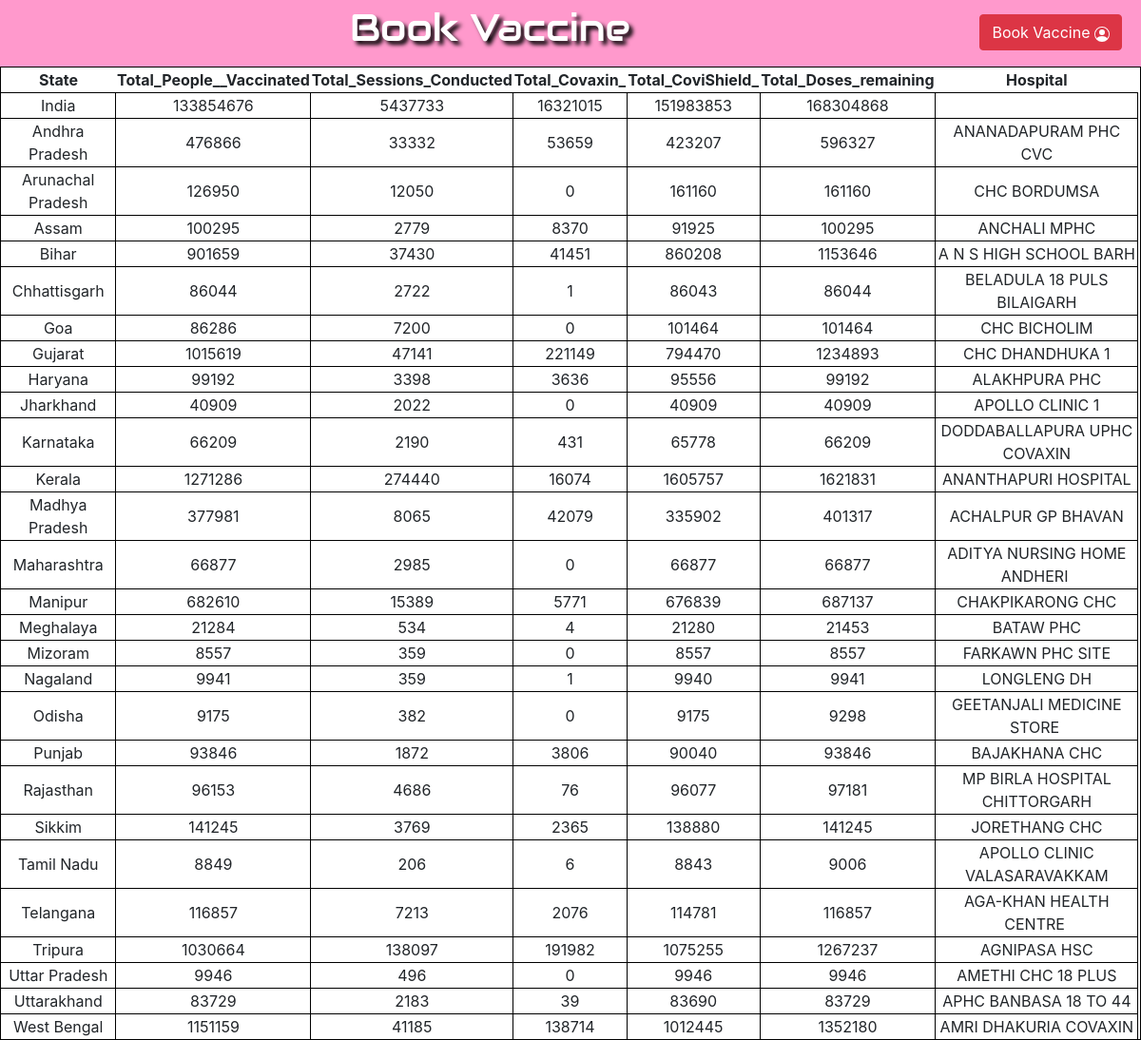
/vaccine.php, run on the app's committed database.
### tables this page shows
CREATE TABLE `vaccine` (
  `Sno` double DEFAULT NULL,
  `State` varchar(100) DEFAULT NULL,
  `Total_People__Vaccinated` double DEFAULT NULL,
  `Total_Sessions_Conducted` double DEFAULT NULL,
  `Total_Covaxin_` double DEFAULT NULL,
  `Total_CoviShield_` double DEFAULT NULL,
  `Total_Doses_remaining` double DEFAULT NULL,
  `Hospitals_` varchar(100) DEFAULT NULL
);

### vaccine.php (the view, shortened to what this page needs)
<?php
  $host="localhost";
  $username="root";
  $password="";
  $db="covidsupport";
  $conn= mysqli_connect($host,$username,$password,$db);
?>
<!DOCTYPE html>
<html>
    <head>
        <link rel="stylesheet" href="https://use.fontawesome.com/releases/v5.7.0/css/all.css">
        <link rel="stylesheet" href="Styleproject.css">
  <link rel="stylesheet" href="https://maxcdn.bootstrapcdn.com/bootstrap/4.5.2/css/bootstrap.min.css">
  <link rel="stylesheet" href="https://use.fontawesome.com/releases/v5.7.0/css/all.css">
    </head>
    <body>
        <div class="header">
   <ul>
           <li class="loginb"><button type="button" class="btn btn-danger" onclick="document.getElementById('id01').style.display='block'" >Book Vaccine   <i class="bi bi-person-circle"></i></button></li>
           <h1 style="font-family:Audiowide;"> Book Vaccine</h1>
   </ul>
</div>
        <div class="section">
            <table>
                <tr>
                    <th>State</th>
                    <th>Total_People__Vaccinated</th>
                    <th>Total_Sessions_Conducted</th>
                    <th>Total_Covaxin_</th>
                    <th>Total_CoviShield_</th>
                    <th>Total_Doses_remaining</th>
                     <th>Hospital</th>
                    <th></th>
                </tr>
                 <?php
                $selects = "SELECT * FROM vaccine";
                $results=mysqli_query($conn,$selects);
                while($rows=mysqli_fetch_array($results,MYSQLI_ASSOC)){
                    echo "<tr><td>";
                    echo $rows['State'];
                    echo "</td><td>";
                    echo $rows['Total_People__Vaccinated'];
                    echo "</td><td>";
                    echo $rows['Total_Sessions_Conducted'];
                    echo "</td><td>";
                    echo $rows['Total_Covaxin_'];
                    echo "</td><td>";
                    echo $rows['Total_CoviShield_'];
                    echo "</td><td>";
                    echo $rows['Total_Doses_remaining'];
                   echo "</td><td>";
                   echo $rows['Hospitals_'];
                }
            ?>
            </table>
        </div>
    </body>
</html>

### vaccine.php (style rules this page uses)
body { background-color: white }
.header ul { list-style-type: none; }
.header ul li { float:right; padding-left:40px; padding-right:20px; padding-top:15px; }
.header ul h1 { padding-top:5px; text-shadow:4px 4px 4px black; color:white; }
.header { background-color: #ff99cc; height:70px; width:100%; }
h1 { text-align: center; font-family: Audiowide; }
tr td { border: 1px solid black; }
table { width:100%; text-align: center; border: 2px dotted black; border-collapse: collapse; border: 1px solid black; }

### data on the page
vaccine: State "India", Total_People__Vaccinated "133854676", Total_Sessions_Conducted "5437733", Total_Covaxin_ "16321015", Total_CoviShield_ "151983853", Total_Doses_remaining "168304868"
vaccine: State "Andhra Pradesh", Total_People__Vaccinated "476866", Total_Sessions_Conducted "33332", Total_Covaxin_ "53659", Total_CoviShield_ "423207", Total_Doses_remaining "596327", Hospitals_ "ANANADAPURAM PHC CVC"
vaccine: State "Arunachal Pradesh", Total_People__Vaccinated "126950", Total_Sessions_Conducted "12050", Total_Covaxin_ "0", Total_CoviShield_ "161160", Total_Doses_remaining "161160", Hospitals_ "CHC BORDUMSA"
vaccine: State "Assam", Total_People__Vaccinated "100295", Total_Sessions_Conducted "2779", Total_Covaxin_ "8370", Total_CoviShield_ "91925", Total_Doses_remaining "100295", Hospitals_ "ANCHALI MPHC"
vaccine: State "Bihar", Total_People__Vaccinated "901659", Total_Sessions_Conducted "37430", Total_Covaxin_ "41451", Total_CoviShield_ "860208", Total_Doses_remaining "1153646", Hospitals_ "A N S HIGH SCHOOL BARH"
vaccine: State "Chhattisgarh", Total_People__Vaccinated "86044", Total_Sessions_Conducted "2722", Total_Covaxin_ "1", Total_CoviShield_ "86043", Total_Doses_remaining "86044", Hospitals_ "BELADULA 18 PULS BILAIGARH"
vaccine: State "Goa", Total_People__Vaccinated "86286", Total_Sessions_Conducted "7200", Total_Covaxin_ "0", Total_CoviShield_ "101464", Total_Doses_remaining "101464", Hospitals_ "CHC BICHOLIM"
vaccine: State "Gujarat", Total_People__Vaccinated "1015619", Total_Sessions_Conducted "47141", Total_Covaxin_ "221149", Total_CoviShield_ "794470", Total_Doses_remaining "1234893", Hospitals_ "CHC DHANDHUKA 1"
vaccine: State "Haryana", Total_People__Vaccinated "99192", Total_Sessions_Conducted "3398", Total_Covaxin_ "3636", Total_CoviShield_ "95556", Total_Doses_remaining "99192", Hospitals_ "ALAKHPURA PHC"
vaccine: State "Jharkhand", Total_People__Vaccinated "40909", Total_Sessions_Conducted "2022", Total_Covaxin_ "0", Total_CoviShield_ "40909", Total_Doses_remaining "40909", Hospitals_ "APOLLO CLINIC 1"
vaccine: State "Karnataka", Total_People__Vaccinated "66209", Total_Sessions_Conducted "2190", Total_Covaxin_ "431", Total_CoviShield_ "65778", Total_Doses_remaining "66209", Hospitals_ "DODDABALLAPURA UPHC COVAXIN"
vaccine: State "Kerala", Total_People__Vaccinated "1271286", Total_Sessions_Conducted "274440", Total_Covaxin_ "16074", Total_CoviShield_ "1605757", Total_Doses_remaining "1621831", Hospitals_ "ANANTHAPURI HOSPITAL"
vaccine: State "Madhya Pradesh", Total_People__Vaccinated "377981", Total_Sessions_Conducted "8065", Total_Covaxin_ "42079", Total_CoviShield_ "335902", Total_Doses_remaining "401317", Hospitals_ "ACHALPUR GP BHAVAN"
vaccine: State "Maharashtra", Total_People__Vaccinated "66877", Total_Sessions_Conducted "2985", Total_Covaxin_ "0", Total_CoviShield_ "66877", Total_Doses_remaining "66877", Hospitals_ "ADITYA NURSING HOME ANDHERI"
vaccine: State "Manipur", Total_People__Vaccinated "682610", Total_Sessions_Conducted "15389", Total_Covaxin_ "5771", Total_CoviShield_ "676839", Total_Doses_remaining "687137", Hospitals_ "CHAKPIKARONG CHC"
vaccine: State "Meghalaya", Total_People__Vaccinated "21284", Total_Sessions_Conducted "534", Total_Covaxin_ "4", Total_CoviShield_ "21280", Total_Doses_remaining "21453", Hospitals_ "BATAW PHC"
vaccine: State "Mizoram", Total_People__Vaccinated "8557", Total_Sessions_Conducted "359", Total_Covaxin_ "0", Total_CoviShield_ "8557", Total_Doses_remaining "8557", Hospitals_ "FARKAWN PHC SITE"
vaccine: State "Nagaland", Total_People__Vaccinated "9941", Total_Sessions_Conducted "359", Total_Covaxin_ "1", Total_CoviShield_ "9940", Total_Doses_remaining "9941", Hospitals_ "LONGLENG DH"
vaccine: State "Odisha", Total_People__Vaccinated "9175", Total_Sessions_Conducted "382", Total_Covaxin_ "0", Total_CoviShield_ "9175", Total_Doses_remaining "9298", Hospitals_ "GEETANJALI MEDICINE STORE"
vaccine: State "Punjab", Total_People__Vaccinated "93846", Total_Sessions_Conducted "1872", Total_Covaxin_ "3806", Total_CoviShield_ "90040", Total_Doses_remaining "93846", Hospitals_ "BAJAKHANA CHC"
vaccine: State "Rajasthan", Total_People__Vaccinated "96153", Total_Sessions_Conducted "4686", Total_Covaxin_ "76", Total_CoviShield_ "96077", Total_Doses_remaining "97181", Hospitals_ "MP BIRLA HOSPITAL CHITTORGARH"
vaccine: State "Sikkim", Total_People__Vaccinated "141245", Total_Sessions_Conducted "3769", Total_Covaxin_ "2365", Total_CoviShield_ "138880", Total_Doses_remaining "141245", Hospitals_ "JORETHANG CHC"
vaccine: State "Tamil Nadu", Total_People__Vaccinated "8849", Total_Sessions_Conducted "206", Total_Covaxin_ "6", Total_CoviShield_ "8843", Total_Doses_remaining "9006", Hospitals_ "APOLLO CLINIC VALASARAVAKKAM"
vaccine: State "Telangana", Total_People__Vaccinated "116857", Total_Sessions_Conducted "7213", Total_Covaxin_ "2076", Total_CoviShield_ "114781", Total_Doses_remaining "116857", Hospitals_ "AGA-KHAN HEALTH CENTRE"
vaccine: State "Tripura", Total_People__Vaccinated "1030664", Total_Sessions_Conducted "138097", Total_Covaxin_ "191982", Total_CoviShield_ "1075255", Total_Doses_remaining "1267237", Hospitals_ "AGNIPASA HSC"
vaccine: State "Uttar Pradesh", Total_People__Vaccinated "9946", Total_Sessions_Conducted "496", Total_Covaxin_ "0", Total_CoviShield_ "9946", Total_Doses_remaining "9946", Hospitals_ "AMETHI CHC 18 PLUS"
vaccine: State "Uttarakhand", Total_People__Vaccinated "83729", Total_Sessions_Conducted "2183", Total_Covaxin_ "39", Total_CoviShield_ "83690", Total_Doses_remaining "83729", Hospitals_ "APHC BANBASA 18 TO 44"
vaccine: State "West Bengal", Total_People__Vaccinated "1151159", Total_Sessions_Conducted "41185", Total_Covaxin_ "138714", Total_CoviShield_ "1012445", Total_Doses_remaining "1352180", Hospitals_ "AMRI DHAKURIA COVAXIN"
